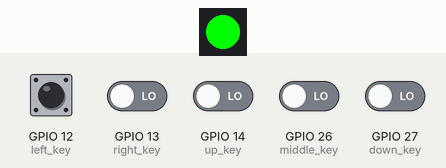
Simulated run of this sketch. Board: ESP32. Shown: 1 RGB LEDs in strip order, left to right. The test bench sets the inputs (shaded band); at power-on: GPIO 12 (left_key), GPIO 13 (right_key), GPIO 14 (up_key), GPIO 26 (middle_key), GPIO 27 (down_key) LOW. USB keyboard and mouse output is not drawn; what the sketch prints to the serial monitor is not drawn. At 8.2 s the program puts the board to deep sleep or switches it off; the recording ends there.

Above: at 2.2 s.
2.3 s: GPIO 12 (left_key) pulled HIGH for 0.15 s
At 2.4 s:
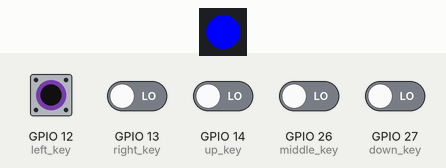
4.0 s: GPIO 12 (left_key) driven HIGH and GPIO 13 (right_key) driven HIGH and GPIO 14 (up_key) driven HIGH and GPIO 26 (middle_key) driven HIGH and GPIO 27 (down_key) driven HIGH
At 5.1 s:
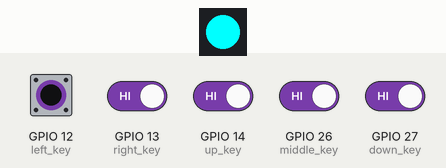
At 7.5 s:
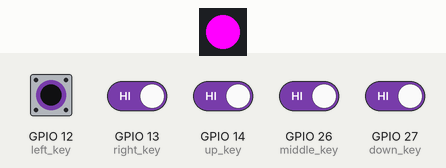
Timing chart, 0 to 8.2 s (numbered marks = the images above; inputs shaded):
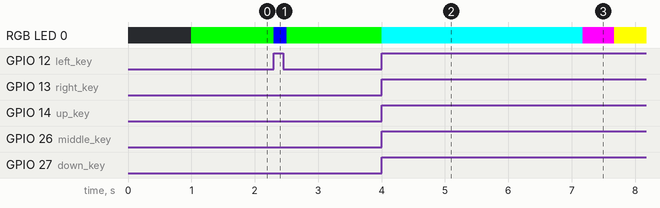

The sketch:

ble_remote.ino
```cpp
#include <BleKeyboard.h>
#include <Adafruit_NeoPixel.h>
#include <esp_sleep.h>

#define right_key 13
#define left_key 12
#define up_key 14
#define down_key 27
#define middle_key 26
#define LED_PIN 23
#define LED_COUNT 1
#define LONG_PRESS_DURATION 3000 // 3 seconds in milliseconds

BleKeyboard bleKeyboard;
Adafruit_NeoPixel strip(LED_COUNT, LED_PIN, NEO_GRB + NEO_KHZ800);

RTC_DATA_ATTR unsigned long lastConnectedTime = 0;
RTC_DATA_ATTR bool wasConnected = false;
RTC_DATA_ATTR int bootCount = 0;

unsigned long buttonPressStartTime = 0;
bool isButtonPressed = false;

void print_wakeup_reason() {
  esp_sleep_wakeup_cause_t wakeup_reason;
  wakeup_reason = esp_sleep_get_wakeup_cause();

  switch(wakeup_reason) {
    case ESP_SLEEP_WAKEUP_EXT0 : Serial.println("Wakeup caused by external signal using RTC_IO"); break;
    case ESP_SLEEP_WAKEUP_EXT1 : Serial.println("Wakeup caused by external signal using RTC_CNTL"); break;
    case ESP_SLEEP_WAKEUP_TIMER : Serial.println("Wakeup caused by timer"); break;
    case ESP_SLEEP_WAKEUP_TOUCHPAD : Serial.println("Wakeup caused by touchpad"); break;
    case ESP_SLEEP_WAKEUP_ULP : Serial.println("Wakeup caused by ULP program"); break;
    default : Serial.printf("Wakeup was not caused by deep sleep: %d\n",wakeup_reason); break;
  }
}

void enterDeepSleep() {
  // Turn off the LED before sleeping
  strip.setPixelColor(0, strip.Color(0, 0, 0));
  strip.show();

  // Go to deep sleep mode
  Serial.println("Going to sleep now");
  esp_deep_sleep_start();
}

void setup() {
  Serial.begin(115200);
  delay(1000); // Allow time for Serial Monitor to open

  // Increment boot number and print it every reboot
  ++bootCount;
  Serial.println("Boot number: " + String(bootCount));

  // Print the wakeup reason for ESP32
  print_wakeup_reason();

  bleKeyboard.begin();
  strip.begin();
  strip.show(); // Initialize all pixels to 'off'

  pinMode(right_key, INPUT);
  pinMode(left_key, INPUT);
  pinMode(up_key, INPUT);
  pinMode(down_key, INPUT);
  pinMode(middle_key, INPUT); // Middle key is now input without pull-up

  // Configure the middle key for waking up from sleep mode on HIGH signal
  esp_sleep_enable_ext0_wakeup(GPIO_NUM_26, 1); // 1 = wake up when HIGH

  if (!wasConnected) {
    lastConnectedTime = millis();
  }
}

void loop() {
  unsigned long currentTime = millis();

  if (bleKeyboard.isConnected()) {
    wasConnected = true;
    lastConnectedTime = currentTime; // Reset the timer if connected

    // Set LED to green if connected
    strip.setPixelColor(0, strip.Color(0, 255, 0));
    strip.show();

    if (digitalRead(up_key) == HIGH && digitalRead(middle_key) == HIGH){
      strip.setPixelColor(0, strip.Color(0, 255, 255));
      strip.show();
      bleKeyboard.write(KEY_MEDIA_VOLUME_UP);
      delay(100);
    } else if (digitalRead(down_key) == HIGH && digitalRead(middle_key) == HIGH){
      strip.setPixelColor(0, strip.Color(0, 255, 255));
      strip.show();
      bleKeyboard.write(KEY_MEDIA_VOLUME_DOWN);
      delay(100);
    } else if (digitalRead(left_key) == HIGH && digitalRead(middle_key) == HIGH){
      strip.setPixelColor(0, strip.Color(0, 255, 255));
      strip.show();
      bleKeyboard.write(KEY_MEDIA_PREVIOUS_TRACK);
      delay(500);
    } else if (digitalRead(right_key) == HIGH && digitalRead(middle_key) == HIGH){
      strip.setPixelColor(0, strip.Color(0, 255, 255));
      strip.show();
      bleKeyboard.write(KEY_MEDIA_NEXT_TRACK);
      delay(500);
    } else if (digitalRead(right_key) == HIGH) {
      strip.setPixelColor(0, strip.Color(0, 0, 255));
      strip.show();
      bleKeyboard.write(KEY_RIGHT_ARROW);
      delay(100);
    } else if (digitalRead(left_key) == HIGH) {
      strip.setPixelColor(0, strip.Color(0, 0, 255));
      strip.show();
      bleKeyboard.write(KEY_LEFT_ARROW);
      delay(100);
    } else if (digitalRead(up_key) == HIGH) {
      strip.setPixelColor(0, strip.Color(0, 0, 255));
      strip.show();
      bleKeyboard.write(KEY_UP_ARROW);
      delay(100);
    } else if (digitalRead(down_key) == HIGH) {
      strip.setPixelColor(0, strip.Color(0, 0, 255));
      strip.show();
      bleKeyboard.write(KEY_DOWN_ARROW);
      delay(100);
    } else if (digitalRead(middle_key) == HIGH) {
      strip.setPixelColor(0, strip.Color(0, 0, 255));
      strip.show();
      bleKeyboard.write(KEY_MEDIA_PLAY_PAUSE);
      delay(500);
    } else {
      // Set LED back to green if no key is pressed
      strip.setPixelColor(0, strip.Color(0, 255, 0));
      strip.show();
    }
  } else {
    if (wasConnected) {
      wasConnected = false;
      lastConnectedTime = currentTime;
    }

    // Blink red if not connected
    strip.setPixelColor(0, strip.Color(255, 0, 0));
    strip.show();
    delay(500);
    strip.setPixelColor(0, strip.Color(0, 0, 0));
    strip.show();
    delay(500);

    // Check if the ESP32 should go to sleep
    if (currentTime - lastConnectedTime > 20000) {
      enterDeepSleep();
    }
  }

  // Check for long press on up and down keys simultaneously
  if (digitalRead(up_key) == HIGH && digitalRead(down_key) == HIGH) {
    if (!isButtonPressed) {
      buttonPressStartTime = currentTime;
      isButtonPressed = true;
    } else if (currentTime - buttonPressStartTime >= LONG_PRESS_DURATION) {
      strip.setPixelColor(0, strip.Color(255, 0, 255));
      strip.show();
      delay(500);
      strip.setPixelColor(0, strip.Color(255, 255, 0));
      strip.show();
      delay(500);
      strip.setPixelColor(0, strip.Color(0, 0, 0));
      strip.show();
      enterDeepSleep();
    }
  } else {
    isButtonPressed = false;
  }
}
```

Measured:
- after the input at 2.3 s, RGB LED 0: RGB(0, 255, 0) → RGB(0, 0, 255) at once, → RGB(0, 255, 0) 0.20 s later
- after the input at 4.0 s, RGB LED 0: RGB(0, 255, 0) → RGB(0, 255, 255) at once, → RGB(255, 0, 255) 3.2 s later, → RGB(255, 255, 0) 0.50 s later
